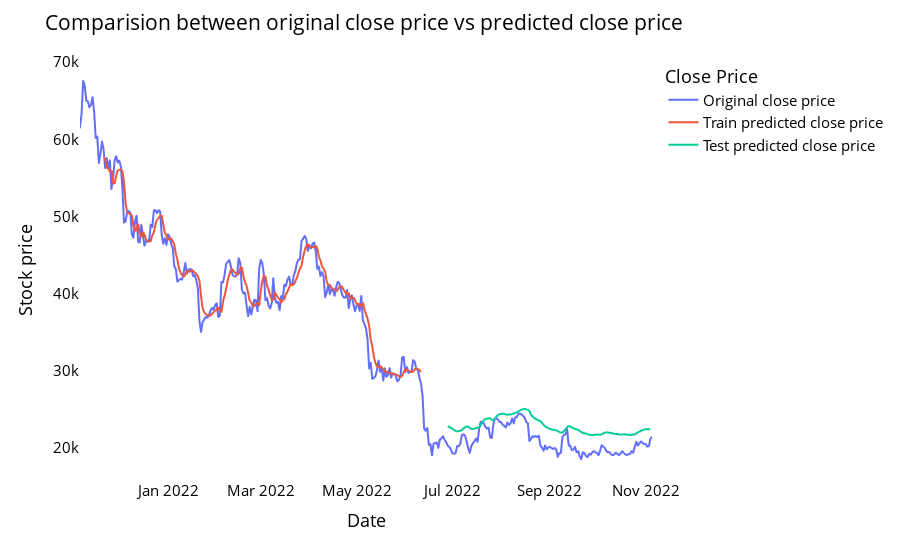

This figure's notebook cell:
### Code cell
look_back=time_step
trainPredictPlot = np.empty_like(closebth)
trainPredictPlot[:, :] = np.nan
trainPredictPlot[look_back:len(train_predict)+look_back, :] = train_predict
print("Train predicted data: ", trainPredictPlot.shape)

# shift test predictions for plotting
testPredictPlot = np.empty_like(closebth)
testPredictPlot[:, :] = np.nan
testPredictPlot[len(train_predict)+(look_back*2)+1:len(closebth)-1, :] = test_predict
print("Test predicted data: ", testPredictPlot.shape)

names = cycle(['Original close price','Train predicted close price','Test predicted close price'])


plotdf = pd.DataFrame({'date': close_stock['Date'],
                       'original_close': close_stock['Close'],
                      'train_predicted_close': trainPredictPlot.reshape(1,-1)[0].tolist(),
                      'test_predicted_close': testPredictPlot.reshape(1,-1)[0].tolist()})

fig = px.line(plotdf,x=plotdf['date'], y=[plotdf['original_close'],plotdf['train_predicted_close'],
                                          plotdf['test_predicted_close']],
              labels={'value':'Stock price','date': 'Date'})
fig.update_layout(title_text='Comparision between original close price vs predicted close price',
                  plot_bgcolor='white', font_size=15, font_color='black', legend_title_text='Close Price')
fig.for_each_trace(lambda t:  t.update(name = next(names)))

fig.update_xaxes(showgrid=False)
fig.update_yaxes(showgrid=False)
fig.show()

### Figure 1 — Plotly figure (JSON) as saved in the notebook; plotly's stock layout.template omitted (floating-point values rounded to 4 significant figures; data arrays with more than 128 entries replaced by an {"elided": "..."} marker saying what was removed)
{"data": [{"hovertemplate": "variable=original_close<br>Date=%{x}<br>Stock price=%{y}<extra></extra>", "legendgroup": "original_close", "line": {"color": "#636efa", "dash": "solid"}, "marker": {"symbol": "circle"}, "mode": "lines", "name": "Original close price", "showlegend": true, "type": "scattergl", "x": {"elided": "365 str values"}, "xaxis": "x", "y": {"elided": "365 float values"}, "yaxis": "y"}, {"hovertemplate": "variable=train_predicted_close<br>Date=%{x}<br>Stock price=%{y}<extra></extra>", "legendgroup": "train_predicted_close", "line": {"color": "#EF553B", "dash": "solid"}, "marker": {"symbol": "circle"}, "mode": "lines", "name": "Train predicted close price", "showlegend": true, "type": "scattergl", "x": {"elided": "365 str values"}, "xaxis": "x", "y": {"elided": "365 float values"}, "yaxis": "y"}, {"hovertemplate": "variable=test_predicted_close<br>Date=%{x}<br>Stock price=%{y}<extra></extra>", "legendgroup": "test_predicted_close", "line": {"color": "#00cc96", "dash": "solid"}, "marker": {"symbol": "circle"}, "mode": "lines", "name": "Test predicted close price", "showlegend": true, "type": "scattergl", "x": {"elided": "365 str values"}, "xaxis": "x", "y": {"elided": "365 float values"}, "yaxis": "y"}], "layout": {"font": {"color": "black", "size": 15}, "legend": {"title": {"text": "Close Price"}, "tracegroupgap": 0}, "margin": {"t": 60}, "plot_bgcolor": "white", "title": {"text": "Comparision between original close price vs predicted close price"}, "xaxis": {"anchor": "y", "domain": [0, 1], "showgrid": false, "title": {"text": "Date"}}, "yaxis": {"anchor": "x", "domain": [0, 1], "showgrid": false, "title": {"text": "Stock price"}}}}
